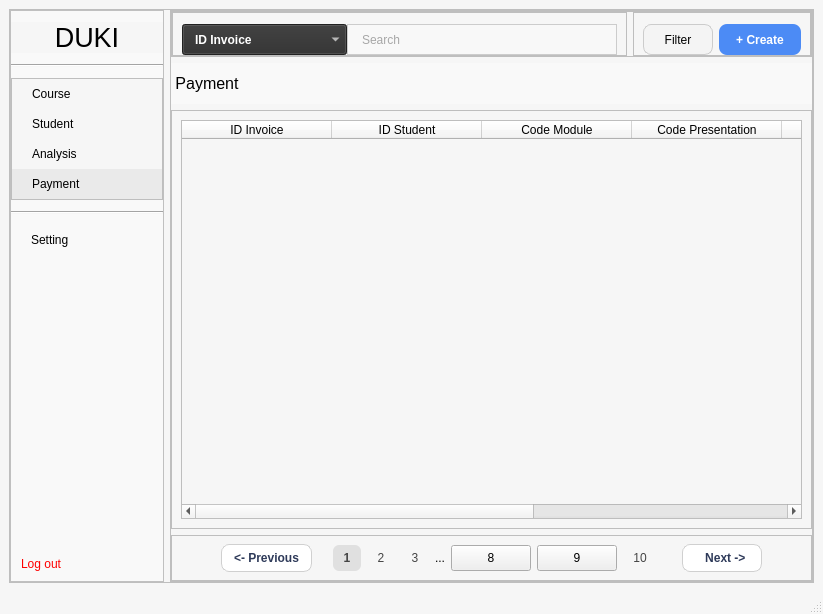
<?xml version="1.0" encoding="UTF-8"?>
<ui version="4.0">
 <class>MainWindow</class>
 <widget class="QMainWindow" name="MainWindow">
  <property name="geometry">
   <rect>
    <x>0</x>
    <y>0</y>
    <width>823</width>
    <height>614</height>
   </rect>
  </property>
  <property name="windowTitle">
   <string>MainWindow</string>
  </property>
  <property name="styleSheet">
   <string notr="true">QMainWindow {
    background-color: #f6f6f6;
}
QFrame {
    background-color: #f6f6f6;
}
#centralwidget{
	background-color: #f6f6f6;
}
#menu {
    background-color: #f9f9f9;
    border-right: 1px solid #e0e0e0;
}
QLabel#brand {
    color: black;
}

#menu_analysis,
#menu_course,
#menu_payment,
#menu_student,
#menu_setting {
    text-align: left;
    padding: 8px 20px;
    border: none;
	color: black;
}
#menu_analysis:hover,
#menu_course:hover,
#menu_logout:hover,
#menu_payment:hover,
#menu_student:hover,
#menu_setting:hover {
    background-color: #eaeaea;
}
#menu_logout {
    color: red;
    padding: 10px;
    text-align: left;
	border: none;
}
#menu_payment {
    background-color: #eaeaea;
}
#payment_search_lineEdit {
    background-color: #F8F8F8;
    border: 1px solid #CCCCCC;
    border-radius-right: 10px;
    padding: 6px 12px;
    color: #555;
}
#payment_search_lineEdit:focus {
    border: 2px solid #A0A0A0;
}
#payment_search_comboBox {
    background-color: #2E2E2E;
    color: white;
    padding: 6px 12px;
    font-weight: bold;
}
QComboBox QAbstractItemView {
    background-color: #2E2E2E;
    color: white;
    selection-background-color: #444444;
    selection-color: white;
}
#payment_create {
    background-color: #4C8BF5;
    color: white;
    border: none;
    border-radius: 8px;
    padding: 6px 10px;
    font-weight: bold;
}
#payment_create:hover {
    background-color: #3B73E0;
}
#payment_filter {
    background-color: #F4F4F4;
    border: 1px solid #CCCCCC;
    border-radius: 8px;
    padding: 6px 10px;
	color: black;
}
#payment_filter:hover {
    background-color: #EAEAEA;
}
#header{
	background-color: #f9f9f9;
	color: black;
}
#payment_previous, #payment_next {
    background-color: white;
    color: #2E3A59;
    border: 1px solid #D0D0D0;
    border-radius: 8px;
    padding: 6px 12px;
    font-weight: 500;
}
#payment_previous:hover, #payment_next:hover {
    background-color: #F5F5F5;
}
#payment_page_1, #payment_page_2, #payment_page_3, #payment_page_8, #cpayment_page_9, #cpayment_page_10 {
    background-color: transparent;
    border: none;
    color: #444;
    padding: 6px 10px;
}
#payment_page_1 {
    background-color: #E0E0E0;
    border-radius: 6px;
    font-weight: bold;
}
#space {
    color: #777;
    font-weight: bold;
}


</string>
  </property>
  <widget class="QWidget" name="centralwidget">
   <layout class="QHBoxLayout" name="horizontalLayout_5">
    <item>
     <widget class="QFrame" name="frame">
      <property name="sizePolicy">
       <sizepolicy hsizetype="Preferred" vsizetype="Preferred">
        <horstretch>0</horstretch>
        <verstretch>0</verstretch>
       </sizepolicy>
      </property>
      <property name="minimumSize">
       <size>
        <width>801</width>
        <height>541</height>
       </size>
      </property>
      <property name="frameShape">
       <enum>QFrame::StyledPanel</enum>
      </property>
      <property name="frameShadow">
       <enum>QFrame::Raised</enum>
      </property>
      <layout class="QHBoxLayout" name="horizontalLayout">
       <property name="leftMargin">
        <number>0</number>
       </property>
       <property name="topMargin">
        <number>0</number>
       </property>
       <property name="rightMargin">
        <number>0</number>
       </property>
       <property name="bottomMargin">
        <number>0</number>
       </property>
       <item>
        <widget class="QFrame" name="menu">
         <property name="sizePolicy">
          <sizepolicy hsizetype="Preferred" vsizetype="Preferred">
           <horstretch>0</horstretch>
           <verstretch>0</verstretch>
          </sizepolicy>
         </property>
         <property name="frameShape">
          <enum>QFrame::StyledPanel</enum>
         </property>
         <property name="frameShadow">
          <enum>QFrame::Raised</enum>
         </property>
         <layout class="QVBoxLayout" name="verticalLayout" stretch="0,0,0,0,0,0,0">
          <property name="spacing">
           <number>11</number>
          </property>
          <property name="leftMargin">
           <number>0</number>
          </property>
          <property name="topMargin">
           <number>11</number>
          </property>
          <property name="rightMargin">
           <number>0</number>
          </property>
          <property name="bottomMargin">
           <number>0</number>
          </property>
          <item>
           <widget class="QLabel" name="brand">
            <property name="sizePolicy">
             <sizepolicy hsizetype="Preferred" vsizetype="Preferred">
              <horstretch>0</horstretch>
              <verstretch>0</verstretch>
             </sizepolicy>
            </property>
            <property name="font">
             <font>
              <pointsize>20</pointsize>
             </font>
            </property>
            <property name="styleSheet">
             <string notr="true"/>
            </property>
            <property name="text">
             <string>DUKI</string>
            </property>
            <property name="alignment">
             <set>Qt::AlignCenter</set>
            </property>
           </widget>
          </item>
          <item>
           <widget class="Line" name="line_1">
            <property name="orientation">
             <enum>Qt::Horizontal</enum>
            </property>
           </widget>
          </item>
          <item>
           <widget class="QFrame" name="frame_2">
            <property name="frameShape">
             <enum>QFrame::StyledPanel</enum>
            </property>
            <property name="frameShadow">
             <enum>QFrame::Raised</enum>
            </property>
            <layout class="QVBoxLayout" name="verticalLayout_3">
             <property name="spacing">
              <number>0</number>
             </property>
             <property name="leftMargin">
              <number>0</number>
             </property>
             <property name="topMargin">
              <number>0</number>
             </property>
             <property name="rightMargin">
              <number>0</number>
             </property>
             <property name="bottomMargin">
              <number>0</number>
             </property>
             <item>
              <widget class="QPushButton" name="menu_course">
               <property name="sizePolicy">
                <sizepolicy hsizetype="Minimum" vsizetype="Preferred">
                 <horstretch>0</horstretch>
                 <verstretch>0</verstretch>
                </sizepolicy>
               </property>
               <property name="styleSheet">
                <string notr="true"/>
               </property>
               <property name="text">
                <string>Course</string>
               </property>
              </widget>
             </item>
             <item>
              <widget class="QPushButton" name="menu_student">
               <property name="sizePolicy">
                <sizepolicy hsizetype="Minimum" vsizetype="Preferred">
                 <horstretch>0</horstretch>
                 <verstretch>0</verstretch>
                </sizepolicy>
               </property>
               <property name="layoutDirection">
                <enum>Qt::LeftToRight</enum>
               </property>
               <property name="styleSheet">
                <string notr="true"/>
               </property>
               <property name="text">
                <string>Student</string>
               </property>
              </widget>
             </item>
             <item>
              <widget class="QPushButton" name="menu_analysis">
               <property name="sizePolicy">
                <sizepolicy hsizetype="Minimum" vsizetype="Preferred">
                 <horstretch>0</horstretch>
                 <verstretch>0</verstretch>
                </sizepolicy>
               </property>
               <property name="styleSheet">
                <string notr="true"/>
               </property>
               <property name="text">
                <string>Analysis</string>
               </property>
              </widget>
             </item>
             <item>
              <widget class="QPushButton" name="menu_payment">
               <property name="sizePolicy">
                <sizepolicy hsizetype="Preferred" vsizetype="Preferred">
                 <horstretch>0</horstretch>
                 <verstretch>0</verstretch>
                </sizepolicy>
               </property>
               <property name="minimumSize">
                <size>
                 <width>150</width>
                 <height>28</height>
                </size>
               </property>
               <property name="styleSheet">
                <string notr="true"/>
               </property>
               <property name="text">
                <string>Payment</string>
               </property>
              </widget>
             </item>
            </layout>
           </widget>
          </item>
          <item>
           <widget class="Line" name="line_2">
            <property name="orientation">
             <enum>Qt::Horizontal</enum>
            </property>
           </widget>
          </item>
          <item>
           <widget class="QPushButton" name="menu_setting">
            <property name="sizePolicy">
             <sizepolicy hsizetype="Preferred" vsizetype="Preferred">
              <horstretch>0</horstretch>
              <verstretch>0</verstretch>
             </sizepolicy>
            </property>
            <property name="minimumSize">
             <size>
              <width>60</width>
              <height>12</height>
             </size>
            </property>
            <property name="styleSheet">
             <string notr="true"/>
            </property>
            <property name="text">
             <string>Setting</string>
            </property>
           </widget>
          </item>
          <item>
           <spacer name="verticalSpacer">
            <property name="orientation">
             <enum>Qt::Vertical</enum>
            </property>
            <property name="sizeHint" stdset="0">
             <size>
              <width>20</width>
              <height>40</height>
             </size>
            </property>
           </spacer>
          </item>
          <item>
           <widget class="QPushButton" name="menu_logout">
            <property name="sizePolicy">
             <sizepolicy hsizetype="Preferred" vsizetype="Preferred">
              <horstretch>0</horstretch>
              <verstretch>0</verstretch>
             </sizepolicy>
            </property>
            <property name="styleSheet">
             <string notr="true"/>
            </property>
            <property name="text">
             <string>Log out</string>
            </property>
           </widget>
          </item>
         </layout>
        </widget>
       </item>
       <item>
        <widget class="QFrame" name="frame_3">
         <property name="sizePolicy">
          <sizepolicy hsizetype="Preferred" vsizetype="Preferred">
           <horstretch>0</horstretch>
           <verstretch>0</verstretch>
          </sizepolicy>
         </property>
         <property name="frameShape">
          <enum>QFrame::StyledPanel</enum>
         </property>
         <property name="frameShadow">
          <enum>QFrame::Raised</enum>
         </property>
         <layout class="QVBoxLayout" name="verticalLayout_2">
          <property name="leftMargin">
           <number>0</number>
          </property>
          <property name="topMargin">
           <number>0</number>
          </property>
          <property name="rightMargin">
           <number>0</number>
          </property>
          <property name="bottomMargin">
           <number>0</number>
          </property>
          <item>
           <widget class="QFrame" name="option">
            <property name="sizePolicy">
             <sizepolicy hsizetype="Preferred" vsizetype="Preferred">
              <horstretch>0</horstretch>
              <verstretch>0</verstretch>
             </sizepolicy>
            </property>
            <property name="frameShape">
             <enum>QFrame::StyledPanel</enum>
            </property>
            <property name="frameShadow">
             <enum>QFrame::Raised</enum>
            </property>
            <layout class="QHBoxLayout" name="horizontalLayout_2">
             <property name="leftMargin">
              <number>0</number>
             </property>
             <property name="topMargin">
              <number>0</number>
             </property>
             <property name="rightMargin">
              <number>0</number>
             </property>
             <property name="bottomMargin">
              <number>0</number>
             </property>
             <item>
              <widget class="QFrame" name="search">
               <property name="frameShape">
                <enum>QFrame::StyledPanel</enum>
               </property>
               <property name="frameShadow">
                <enum>QFrame::Raised</enum>
               </property>
               <layout class="QHBoxLayout" name="horizontalLayout_3">
                <property name="spacing">
                 <number>0</number>
                </property>
                <property name="topMargin">
                 <number>11</number>
                </property>
                <property name="bottomMargin">
                 <number>0</number>
                </property>
                <item>
                 <widget class="QComboBox" name="payment_search_comboBox">
                  <property name="sizePolicy">
                   <sizepolicy hsizetype="Maximum" vsizetype="Preferred">
                    <horstretch>0</horstretch>
                    <verstretch>0</verstretch>
                   </sizepolicy>
                  </property>
                  <property name="minimumSize">
                   <size>
                    <width>165</width>
                    <height>31</height>
                   </size>
                  </property>
                  <item>
                   <property name="text">
                    <string>ID Invoice</string>
                   </property>
                  </item>
                  <item>
                   <property name="text">
                    <string>ID Student</string>
                   </property>
                  </item>
                  <item>
                   <property name="text">
                    <string>Code Module</string>
                   </property>
                  </item>
                  <item>
                   <property name="text">
                    <string>Code Presentation</string>
                   </property>
                  </item>
                  <item>
                   <property name="text">
                    <string>Date</string>
                   </property>
                  </item>
                  <item>
                   <property name="text">
                    <string>Amount</string>
                   </property>
                  </item>
                  <item>
                   <property name="text">
                    <string>Status</string>
                   </property>
                  </item>
                 </widget>
                </item>
                <item>
                 <widget class="QLineEdit" name="payment_search_lineEdit">
                  <property name="sizePolicy">
                   <sizepolicy hsizetype="Preferred" vsizetype="Preferred">
                    <horstretch>0</horstretch>
                    <verstretch>0</verstretch>
                   </sizepolicy>
                  </property>
                  <property name="minimumSize">
                   <size>
                    <width>260</width>
                    <height>31</height>
                   </size>
                  </property>
                  <property name="placeholderText">
                   <string>Search</string>
                  </property>
                 </widget>
                </item>
               </layout>
              </widget>
             </item>
             <item>
              <widget class="QFrame" name="frame_5">
               <property name="sizePolicy">
                <sizepolicy hsizetype="Maximum" vsizetype="Preferred">
                 <horstretch>0</horstretch>
                 <verstretch>0</verstretch>
                </sizepolicy>
               </property>
               <property name="frameShape">
                <enum>QFrame::StyledPanel</enum>
               </property>
               <property name="frameShadow">
                <enum>QFrame::Raised</enum>
               </property>
               <layout class="QHBoxLayout" name="horizontalLayout_4">
                <property name="topMargin">
                 <number>11</number>
                </property>
                <property name="bottomMargin">
                 <number>0</number>
                </property>
                <item>
                 <widget class="QPushButton" name="payment_filter">
                  <property name="sizePolicy">
                   <sizepolicy hsizetype="Preferred" vsizetype="Preferred">
                    <horstretch>0</horstretch>
                    <verstretch>0</verstretch>
                   </sizepolicy>
                  </property>
                  <property name="minimumSize">
                   <size>
                    <width>70</width>
                    <height>30</height>
                   </size>
                  </property>
                  <property name="text">
                   <string>Filter</string>
                  </property>
                 </widget>
                </item>
                <item>
                 <widget class="QPushButton" name="payment_create">
                  <property name="sizePolicy">
                   <sizepolicy hsizetype="Preferred" vsizetype="Preferred">
                    <horstretch>0</horstretch>
                    <verstretch>0</verstretch>
                   </sizepolicy>
                  </property>
                  <property name="minimumSize">
                   <size>
                    <width>82</width>
                    <height>30</height>
                   </size>
                  </property>
                  <property name="text">
                   <string>+ Create</string>
                  </property>
                 </widget>
                </item>
               </layout>
              </widget>
             </item>
            </layout>
           </widget>
          </item>
          <item>
           <widget class="QLabel" name="header">
            <property name="sizePolicy">
             <sizepolicy hsizetype="Preferred" vsizetype="Preferred">
              <horstretch>0</horstretch>
              <verstretch>0</verstretch>
             </sizepolicy>
            </property>
            <property name="minimumSize">
             <size>
              <width>0</width>
              <height>41</height>
             </size>
            </property>
            <property name="font">
             <font>
              <family>MS Shell Dlg 2</family>
              <pointsize>12</pointsize>
             </font>
            </property>
            <property name="text">
             <string> Payment</string>
            </property>
           </widget>
          </item>
          <item>
           <widget class="QFrame" name="frame_6">
            <property name="sizePolicy">
             <sizepolicy hsizetype="Preferred" vsizetype="Expanding">
              <horstretch>0</horstretch>
              <verstretch>0</verstretch>
             </sizepolicy>
            </property>
            <property name="minimumSize">
             <size>
              <width>165</width>
              <height>0</height>
             </size>
            </property>
            <property name="frameShape">
             <enum>QFrame::StyledPanel</enum>
            </property>
            <property name="frameShadow">
             <enum>QFrame::Raised</enum>
            </property>
            <layout class="QHBoxLayout" name="horizontalLayout_8">
             <item>
              <widget class="QTableWidget" name="payment_table">
               <property name="styleSheet">
                <string notr="true">color: black</string>
               </property>
               <attribute name="horizontalHeaderDefaultSectionSize">
                <number>150</number>
               </attribute>
               <column>
                <property name="text">
                 <string>ID Invoice</string>
                </property>
               </column>
               <column>
                <property name="text">
                 <string>ID Student</string>
                </property>
               </column>
               <column>
                <property name="text">
                 <string>Code Module</string>
                </property>
               </column>
               <column>
                <property name="text">
                 <string>Code Presentation</string>
                </property>
               </column>
               <column>
                <property name="text">
                 <string>Date</string>
                </property>
               </column>
               <column>
                <property name="text">
                 <string>Amount</string>
                </property>
               </column>
               <column>
                <property name="text">
                 <string>Status</string>
                </property>
               </column>
              </widget>
             </item>
            </layout>
           </widget>
          </item>
          <item>
           <widget class="QFrame" name="frame_7">
            <property name="sizePolicy">
             <sizepolicy hsizetype="Preferred" vsizetype="Preferred">
              <horstretch>0</horstretch>
              <verstretch>0</verstretch>
             </sizepolicy>
            </property>
            <property name="frameShape">
             <enum>QFrame::StyledPanel</enum>
            </property>
            <property name="frameShadow">
             <enum>QFrame::Raised</enum>
            </property>
            <layout class="QHBoxLayout" name="horizontalLayout_6">
             <property name="topMargin">
              <number>0</number>
             </property>
             <property name="bottomMargin">
              <number>0</number>
             </property>
             <item>
              <spacer name="horizontalSpacer_3">
               <property name="orientation">
                <enum>Qt::Horizontal</enum>
               </property>
               <property name="sizeHint" stdset="0">
                <size>
                 <width>40</width>
                 <height>20</height>
                </size>
               </property>
              </spacer>
             </item>
             <item>
              <widget class="QPushButton" name="payment_previous">
               <property name="sizePolicy">
                <sizepolicy hsizetype="Preferred" vsizetype="Fixed">
                 <horstretch>0</horstretch>
                 <verstretch>0</verstretch>
                </sizepolicy>
               </property>
               <property name="text">
                <string>&lt;- Previous</string>
               </property>
              </widget>
             </item>
             <item>
              <spacer name="horizontalSpacer">
               <property name="orientation">
                <enum>Qt::Horizontal</enum>
               </property>
               <property name="sizeHint" stdset="0">
                <size>
                 <width>1</width>
                 <height>20</height>
                </size>
               </property>
              </spacer>
             </item>
             <item>
              <widget class="QWidget" name="payment_page" native="true">
               <property name="sizePolicy">
                <sizepolicy hsizetype="Maximum" vsizetype="Preferred">
                 <horstretch>30</horstretch>
                 <verstretch>0</verstretch>
                </sizepolicy>
               </property>
               <property name="minimumSize">
                <size>
                 <width>350</width>
                 <height>0</height>
                </size>
               </property>
               <layout class="QHBoxLayout" name="horizontalLayout_7">
                <property name="leftMargin">
                 <number>11</number>
                </property>
                <property name="rightMargin">
                 <number>11</number>
                </property>
                <item>
                 <widget class="QPushButton" name="payment_page_1">
                  <property name="sizePolicy">
                   <sizepolicy hsizetype="Fixed" vsizetype="Preferred">
                    <horstretch>0</horstretch>
                    <verstretch>0</verstretch>
                   </sizepolicy>
                  </property>
                  <property name="minimumSize">
                   <size>
                    <width>28</width>
                    <height>0</height>
                   </size>
                  </property>
                  <property name="text">
                   <string>1</string>
                  </property>
                 </widget>
                </item>
                <item>
                 <widget class="QPushButton" name="payment_page_2">
                  <property name="sizePolicy">
                   <sizepolicy hsizetype="Fixed" vsizetype="Preferred">
                    <horstretch>0</horstretch>
                    <verstretch>0</verstretch>
                   </sizepolicy>
                  </property>
                  <property name="minimumSize">
                   <size>
                    <width>28</width>
                    <height>0</height>
                   </size>
                  </property>
                  <property name="text">
                   <string>2</string>
                  </property>
                 </widget>
                </item>
                <item>
                 <widget class="QPushButton" name="payment_page_8">
                  <property name="sizePolicy">
                   <sizepolicy hsizetype="Fixed" vsizetype="Preferred">
                    <horstretch>0</horstretch>
                    <verstretch>0</verstretch>
                   </sizepolicy>
                  </property>
                  <property name="minimumSize">
                   <size>
                    <width>28</width>
                    <height>0</height>
                   </size>
                  </property>
                  <property name="text">
                   <string>3</string>
                  </property>
                 </widget>
                </item>
                <item>
                 <widget class="QLabel" name="payment_space">
                  <property name="sizePolicy">
                   <sizepolicy hsizetype="Fixed" vsizetype="Preferred">
                    <horstretch>0</horstretch>
                    <verstretch>0</verstretch>
                   </sizepolicy>
                  </property>
                  <property name="layoutDirection">
                   <enum>Qt::LeftToRight</enum>
                  </property>
                  <property name="text">
                   <string>...</string>
                  </property>
                  <property name="alignment">
                   <set>Qt::AlignCenter</set>
                  </property>
                 </widget>
                </item>
                <item>
                 <widget class="QPushButton" name="payment_page_10">
                  <property name="sizePolicy">
                   <sizepolicy hsizetype="Fixed" vsizetype="Preferred">
                    <horstretch>0</horstretch>
                    <verstretch>0</verstretch>
                   </sizepolicy>
                  </property>
                  <property name="minimumSize">
                   <size>
                    <width>28</width>
                    <height>0</height>
                   </size>
                  </property>
                  <property name="text">
                   <string>8</string>
                  </property>
                 </widget>
                </item>
                <item>
                 <widget class="QPushButton" name="payment_page_9">
                  <property name="sizePolicy">
                   <sizepolicy hsizetype="Fixed" vsizetype="Preferred">
                    <horstretch>0</horstretch>
                    <verstretch>0</verstretch>
                   </sizepolicy>
                  </property>
                  <property name="minimumSize">
                   <size>
                    <width>28</width>
                    <height>0</height>
                   </size>
                  </property>
                  <property name="text">
                   <string>9</string>
                  </property>
                 </widget>
                </item>
                <item>
                 <widget class="QPushButton" name="payment_page_3">
                  <property name="sizePolicy">
                   <sizepolicy hsizetype="Fixed" vsizetype="Preferred">
                    <horstretch>0</horstretch>
                    <verstretch>0</verstretch>
                   </sizepolicy>
                  </property>
                  <property name="minimumSize">
                   <size>
                    <width>28</width>
                    <height>0</height>
                   </size>
                  </property>
                  <property name="text">
                   <string>10</string>
                  </property>
                 </widget>
                </item>
               </layout>
              </widget>
             </item>
             <item>
              <spacer name="horizontalSpacer_2">
               <property name="orientation">
                <enum>Qt::Horizontal</enum>
               </property>
               <property name="sizeHint" stdset="0">
                <size>
                 <width>4</width>
                 <height>20</height>
                </size>
               </property>
              </spacer>
             </item>
             <item>
              <widget class="QPushButton" name="payment_next">
               <property name="sizePolicy">
                <sizepolicy hsizetype="Preferred" vsizetype="Fixed">
                 <horstretch>0</horstretch>
                 <verstretch>0</verstretch>
                </sizepolicy>
               </property>
               <property name="text">
                <string>   Next -&gt; </string>
               </property>
              </widget>
             </item>
             <item>
              <spacer name="horizontalSpacer_4">
               <property name="orientation">
                <enum>Qt::Horizontal</enum>
               </property>
               <property name="sizeHint" stdset="0">
                <size>
                 <width>40</width>
                 <height>20</height>
                </size>
               </property>
              </spacer>
             </item>
            </layout>
           </widget>
          </item>
         </layout>
        </widget>
       </item>
      </layout>
     </widget>
    </item>
   </layout>
  </widget>
  <widget class="QMenuBar" name="menubar">
   <property name="geometry">
    <rect>
     <x>0</x>
     <y>0</y>
     <width>823</width>
     <height>26</height>
    </rect>
   </property>
  </widget>
  <widget class="QStatusBar" name="statusbar"/>
 </widget>
 <resources/>
 <connections/>
</ui>
